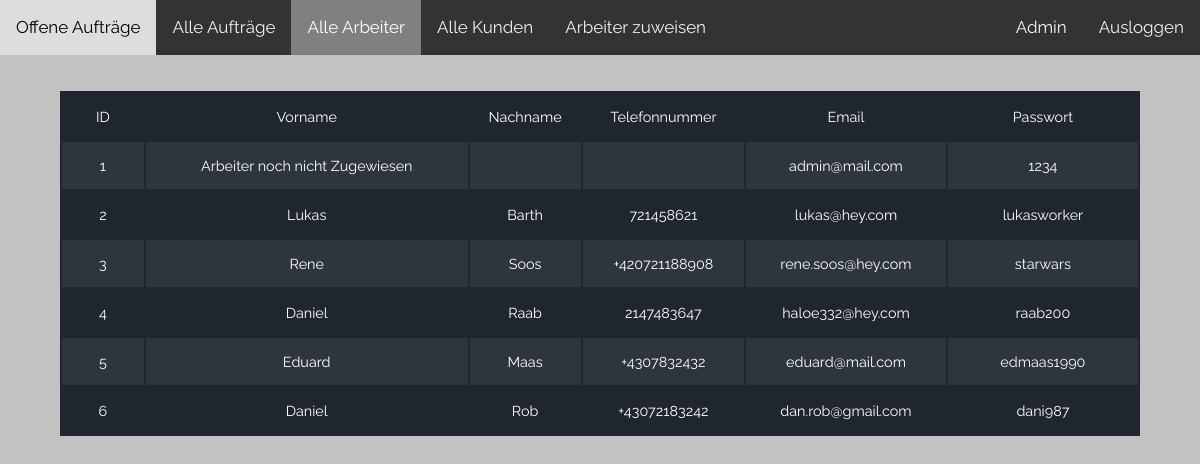
Page /pages/admin_pages/alle_arbeiter.php (signed in) on the committed database.
### tables this page shows
create table Arbeiter(
ID int NOT NULL AUTO_INCREMENT,
Vorname varchar(40) NOT NULL,
Nachname varchar(40) NOT NULL,
Telefonnummer varchar(30),
Email varchar(40) NOT NULL,
Passwort varchar(40) NOT NULL,
PRIMARY KEY (ID)
);

### php_functions/display_data.php (the view, shortened to what this page needs)
<?php
function display_data($data) {
    $output = "<table class='data_table'>";
    foreach($data as $column => $var) {
        $output .= '<tr>';
        if($column===0) {
            foreach($var as $row => $val) {
                $output .= "<td>" . $row . '</td>';
            }
            $output .= '</tr>';
        }
        foreach($var as $val) {
            $output .= '<td>' . $val . '</td>';
        }
        $output .= '</tr>';
    }
    $output .= '</table>';
    echo $output;
}

### css_files/overview.css (style rules this page uses)
* { box-sizing: border-box; margin: 0; padding: 0; font-family: Raleway, sans-serif; }
html { font-size: 62.5%; }
body { font-family: 'Roboto', 'Helvetica Neue', Helvetica, Arial, sans-serif; font-size: 1.6rem; line-height: 1.6; -webkit-font-smoothing: antialiased; -moz-osx-font-smoothing: grayscale; background-color: rgba(169, 169, 169, 0.7); }
table { margin-left: auto; margin-right: auto; width: 90%; min-width: 300px; margin-bottom: 2.4rem; background-color: #20262e; color: #fff; overflow: hidden; }
table tr:nth-child(even) { background-color: rgb(46, 53, 62); }
table td { display: block; font-size: 90%; }
table td:first-child { padding-top: 1rem; }
table td:last-child { padding-bottom: 1rem; }
table td:before { content: attr(data-th) ':\00a0'; font-weight: bold; min-width: 8rem; display: inline-block; }
@media (min-width: 600px) { table td:before { display: none; } }
@media (min-width: 600px) { table td { display: table-cell; text-align: center; } }
@media (min-width: 600px) { table td:first-child, table td:last-child { padding: 1.5rem 2rem; } }
.data_table { margin-top: 3%; }

### rows in the picture
arbeiter: row "ID", row "Vorname", row "Nachname", row "Telefonnummer", row "Email", row "Passwort", ID "1", Vorname "Arbeiter noch nicht Zugewiesen", Email "admin@mail.com", Passwort "1234"
arbeiter: ID "2", Vorname "Lukas", Nachname "Barth", Telefonnummer "721458621", Email "lukas@hey.com", Passwort "lukasworker"
arbeiter: ID "3", Vorname "Rene", Nachname "Soos", Telefonnummer "+420721188908", Email "rene.soos@hey.com", Passwort "starwars"
arbeiter: ID "4", Vorname "Daniel", Nachname "Raab", Telefonnummer "2147483647", Email "haloe332@hey.com", Passwort "raab200"
arbeiter: ID "5", Vorname "Eduard", Nachname "Maas", Telefonnummer "+4307832432", Email "eduard@mail.com", Passwort "edmaas1990"
arbeiter: ID "6", Vorname "Daniel", Nachname "Rob", Telefonnummer "+43072183242", Email "dan.rob@gmail.com", Passwort "dani987"

### other values in the picture
$login_session "Admin"
